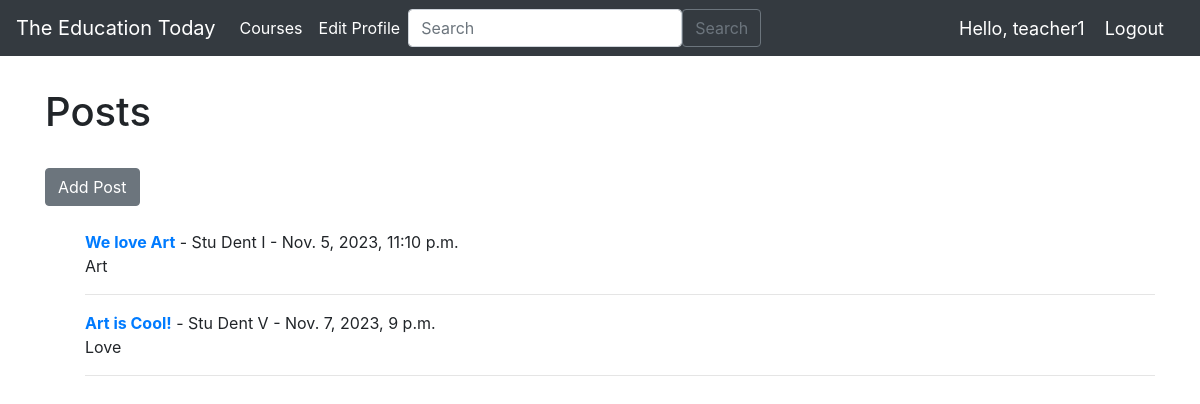
The app's page /students/courses/1/posts/ (signed in) with its own data.
### account/models.py (models this page shows, shortened)
class Posts(models.Model):
    id = models.AutoField(primary_key=True)
    course = models.ForeignKey(Course, on_delete=models.CASCADE, default=1)
    title = models.CharField(max_length=255)
    author = models.ForeignKey(User, on_delete=models.CASCADE)
    body = RichTextField(blank=True, null=True)
    post_date = models.DateTimeField(auto_now_add=True)
    snippet = models.CharField(max_length=255)
    file = models.FileField(null=True, blank=True, upload_to="documents/")

### students/views.py (the view)
# urls.py: path('courses/<int:course_id>/posts/', PostsPage.as_view(), name="posts"),
class PostsPage(LoginRequiredMixin, ListView):
    model = Posts
    template_name = 'students/posts.html'
    login_url = '/signin/'
    redirect_field_name = 'next'
    ordering = ['-post_date']
    def get_queryset(self):
        course_id = self.kwargs.get('course_id')  # Adjust this to match your URL configuration
        queryset = Posts.objects.filter(course_id=course_id)
        return queryset
    def get_context_data(self, **kwargs):
        context = super().get_context_data(**kwargs)
        course_id = self.kwargs.get('course_id')
        course = get_object_or_404(Course, pk=course_id)
        context['course'] = course
        return context

### students/templates/students/posts.html (shortened to what this page needs)
{% extends "students/base.html" %}
{% block content %}
<br/>
<div class="container my-2">
<h1>Posts</h1>
<br/>
<a href="{% url 'students:add_post' course_id=course.id %}" class="btn btn-secondary">Add Post</a>
<br/>
<ul id="article-detail">
    <br/>
{% for post in object_list %}
        <strong><a href="{% url 'students:article-detail' post.id %}">{{ post.title }}</a></strong> -
        {{ post.author.first_name }}
        {{ post.author.last_name }} - {{ post.post_date }} <br/>
        {{ post.snippet }}
    <hr>
{% endfor %}
</ul>
</div>
{% endblock %}

### students/templates/students/navbar.html (shortened to what this page needs)
{% load static %}
<nav class="navbar navbar-expand-lg navbar-dark bg-dark">
    <a class="navbar-brand" href="{% url 'students:main' %}">The Education Today</a>
    <div class="collapse navbar-collapse" id="navbarNav">
      <ul class="navbar-nav">
        <li class="nav-item active">
          <a class="nav-link" href="{% url 'students:courses' %}">Courses</a>
        </li>
      <li class="nav-item active">
        <a class="nav-link" href="{% url 'students:edit_profile' %}">Edit Profile</a>
      </li>
      </ul>
      <form class="d-flex" method="POST" action="{% url 'students:search' %}">
        <input class="form-control me-2" type="search" placeholder="Search" aria-label="Search" name="searched">
        <button class="btn btn-outline-secondary" type="submit">Search</button>
      </form>
    </div>
    {% if user.is_authenticated %}
    <span class="hello-msg"> Hello, {{request.user}} </span>
    <span><a class="hello-msg" href="{% url 'account:signout' %}">Logout</a></span>
    {% endif %}
  </nav>

### students/templates/students/navbar.html (style rules this page uses)
.hello-msg { font-size: 18px; color: #fff; margin-right: 20px }

### records on screen
Posts: title "We love Art", author.first_name "Stu", author.last_name "Dent I", post_date "Nov. 5, 2023, 11:10 p.m.", snippet "Art"
Posts: title "Art is Cool!", author.first_name "Stu", author.last_name "Dent V", post_date "Nov. 7, 2023, 9 p.m.", snippet "Love"

### other values on screen
{{ request.user }} "teacher1"
